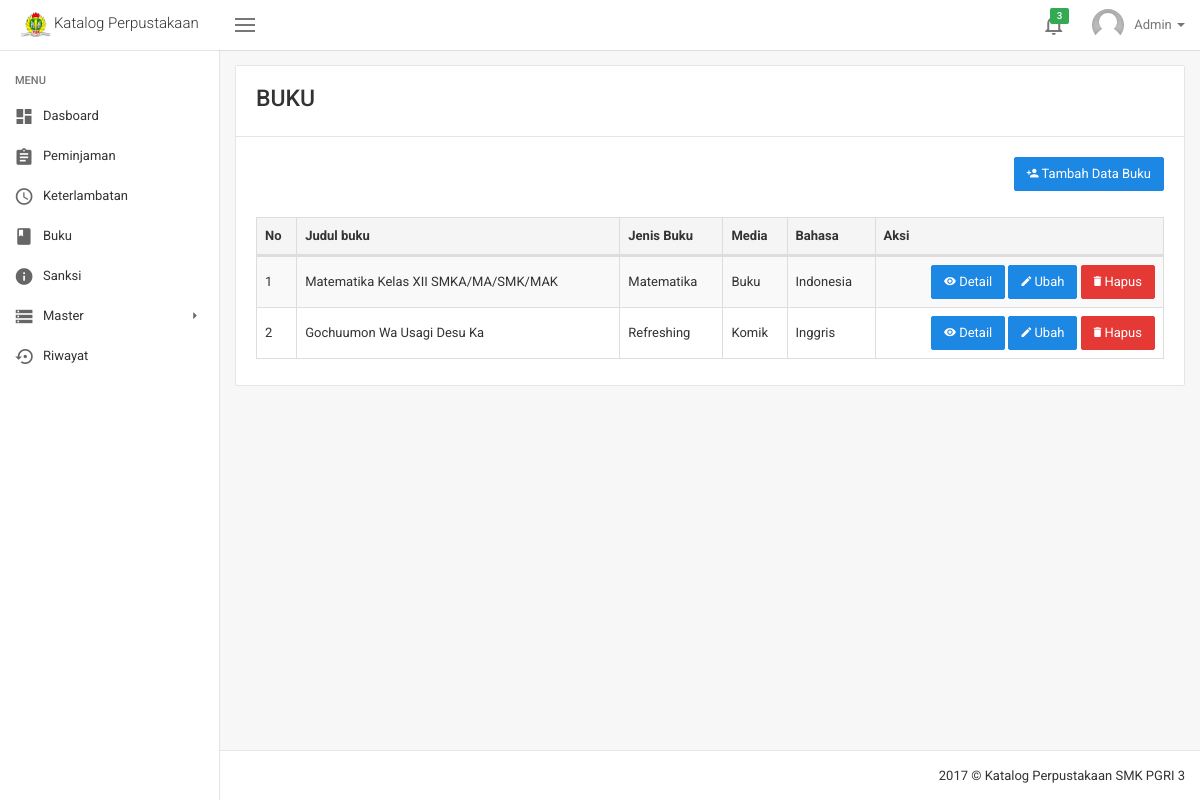
/buku.php (signed in), run on the app's committed database.
### tables this page shows
CREATE TABLE `verifikasi` (
  `id_verifikasi` int(12) NOT NULL,
  `id_user` int(12) NOT NULL,
  `username_user` varchar(225) NOT NULL,
  `email_user` varchar(225) NOT NULL,
  `password_user` varchar(225) NOT NULL,
  `role_user` enum('Admin','User') NOT NULL
);

CREATE TABLE `user` (
  `id_user` int(12) NOT NULL,
  `no_induk` varchar(225) NOT NULL,
  `nama` varchar(225) NOT NULL,
  `foto_user` varchar(225) NOT NULL,
  `jabatan` varchar(225) NOT NULL,
  `kelas` varchar(225) NOT NULL,
  `no_hp` varchar(15) NOT NULL,
  `alamat` text NOT NULL,
  `tgl_entri` date NOT NULL,
  `verifikasi` enum('Sudah','Belum') NOT NULL
);

CREATE TABLE `buku` (
  `id_buku` int(12) NOT NULL,
  `judul_buku` varchar(225) NOT NULL,
  `judul_singkat` varchar(225) NOT NULL,
  `gambar_buku` varchar(225) NOT NULL,
  `jenis_media` varchar(225) NOT NULL,
  `id_jenis_buku` int(12) NOT NULL,
  `jenis_koleksi` varchar(225) NOT NULL,
  `kota_terbit` varchar(225) NOT NULL,
  `penerbit` varchar(225) NOT NULL,
  `tahun_terbit` date NOT NULL,
  `biografi` text NOT NULL,
  `bahasa` varchar(225) NOT NULL
);

CREATE TABLE `jenis_buku` (
  `id_jenis_buku` int(12) NOT NULL,
  `no_dewery` int(12) NOT NULL,
  `subyek` varchar(250) NOT NULL,
  `deskripsi_jenis_buku` text
);

### buku.php (the view, shortened to what this page needs)
<!DOCTYPE html>
<html lang="en">
  <?php include('script/head_script.php') ?>
  <body class="layout layout-header-fixed layout-left-sidebar-fixed">
    <?php include('menu/header.php') ?>
    <div class="site-main">
      <?php include('menu/sidebar.php') ?>
      <div class="site-content">
        <div class="panel panel-default panel-table">
          <div class="panel-heading">
            <h3 class="m-t-0 m-b-5">BUKU</h3>
          </div>
          <div class="panel-body">
            <div align="right">
              <a href="tambah_siswa.php">
                <button type="button" class="btn btn-primary">
                  <i class="zmdi zmdi-account-add"></i> Tambah Data Buku
                </button>
              </a>
            </div>
            <br>
            <div class="table-responsive">
<?php
  $query_buku = "SELECT a.id_buku, a.judul_buku, a.id_jenis_buku, b.subyek, a.jenis_media,
                  a.bahasa FROM buku AS a INNER JOIN jenis_buku AS b WHERE a.id_jenis_buku = b.id_jenis_buku" ;
  $result_buku = mysqli_query($con, $query_buku);
?>
              <table class="table table-striped table-bordered dataTable" id="dataTable">
                <thead>
                  <tr>
                    <th>No</th>
                    <th>Judul buku</th>
                    <th>Jenis Buku</th>
                    <th>Media</th>
                    <th>Bahasa</th>
                    <th>Aksi</th>
                  </tr>
                </thead>
                <tbody>
<?php
  $no_buku = 1;
  while($data_buku = mysqli_fetch_assoc($result_buku)){
                  echo '<tr>
                    <td>'.$no_buku.'</td>
                    <td>'.$data_buku['judul_buku'].'</td>
                    <td>'.$data_buku['subyek'].'</td>
                    <td>'.$data_buku['jenis_media'].'</td>
                    <td>'.$data_buku['bahasa'].'</td>
                    <td align="right">
                      <a href="detail_buku.php">
                        <button type="button" class="btn btn-primary">
                          <i class="zmdi zmdi-eye"></i> Detail
                        </button>
                      </a>
                      <a href="ubah_buku.php">
                        <button type="button" class="btn btn-primary">
                          <i class="zmdi zmdi-edit"></i> Ubah
                        </button>
                      </a>
                      <a href="proses/hapus_siswa.php">
                        <button type="button" class="btn btn-danger">
                          <i class="zmdi zmdi-delete"></i> Hapus
                        </button>
                      </a>
                    </td>
                  </tr>';
                  $no_buku++;
                }
?>
                </tbody>
              </table>
            </div>
          </div>
        </div>
      </div>
      <?php include('menu/footer.php') ?>
    </div>
  </body>
</html>

### script/head_script.php (shortened to what this page needs)
<head>
  <link rel="stylesheet" href="asstes/css/vendor.min.css">
  <link rel="stylesheet" href="asstes/css/cosmos.min.css">
  <link rel="stylesheet" href="asstes/css/application.min.css">
  <link rel="stylesheet" href="asstes/css/scrollbar.css">
  <link rel="stylesheet" href="asstes/dist/sweetalert2.min.css">
</head>

### menu/header.php (shortened to what this page needs)
<?php include('system/session.php');
  $query_login = "SELECT a.*, b.* FROM verifikasi AS a INNER JOIN
                  user AS b WHERE a.id_user = b.id_user AND email_user ='$_SESSION[email]'";
  $result_login = mysqli_query($con, $query_login);
  $data_login   = mysqli_fetch_assoc($result_login);
  $username     = $data_login["username_user"];
  $foto_user    = $data_login["foto_user"];
?>
<div class="site-header">
  <nav class="navbar navbar-default">
    <div class="navbar-header" align="center">
      <a class="navbar-brand" href="index.php">
        <img src="img/logo.png" alt="" height="25">
        <span>Katalog Perpustakaan</span>
      </a>
    </div>
    <div class="navbar-collapsible">
      <div id="navbar" class="navbar-collapse collapse">
        <button class="navbar-toggler left-sidebar-collapse pull-left hidden-xs" type="button">
          <span class="hamburger"></span>
        </button>
        <ul class="nav navbar-nav navbar-right">
          <li class="nav-table dropdown">
            <a href="#" class="dropdown-toggle" data-toggle="dropdown" role="button" aria-haspopup="true" aria-expanded="false">
              <span class="nav-cell nav-icon">
                <i class="zmdi zmdi-notifications-none"></i>
              </span>
              <span class="label label-success">3</span>
            </a>
          </li>
          <li class="nav-table dropdown hidden-sm-down">
            <a href="#" class="dropdown-toggle" data-toggle="dropdown" role="button" aria-haspopup="true" aria-expanded="false">
              <span class="nav-cell p-r-10">
                <img class="img-circle" src="img/avatars/<?php echo $foto_user ?>" alt="" width="32" height="32">
              </span>
              <span class="nav-cell"><?php echo $username; ?>
                <span class="caret"></span>
              </span>
            </a>
          </li>
        </ul>
      </div>
    </div>
  </nav>
</div>

### menu/sidebar.php (shortened to what this page needs)
<div class="site-left-sidebar">
  <div class="sidebar-backdrop"></div>
  <div class="custom-scrollbar">
    <ul class="sidebar-menu">
      <li class="menu-title">Menu</li>
      <li>
        <a href="index.php">
          <span class="menu-icon">
            <i class="zmdi zmdi-view-dashboard"></i>
          </span>
          <span class="menu-text">Dasboard</span>
        </a>
      </li>
      <li>
        <a href="peminjaman.php">
          <span class="menu-icon">
            <i class="zmdi zmdi-assignment"></i>
          </span>
          <span class="menu-text">Peminjaman</span>
        </a>
      </li>
      <li>
        <a href="keterlambatan.php">
          <span class="menu-icon">
            <i class="zmdi zmdi-time"></i>
          </span>
          <span class="menu-text">Keterlambatan</span>
        </a>
      </li>
      <li>
        <a href="buku.php">
          <span class="menu-icon">
            <i class="zmdi zmdi-book"></i>
          </span>
          <span class="menu-text">Buku</span>
        </a>
      </li>
      <li>
        <a href="sanksi.php">
          <span class="menu-icon">
            <i class="zmdi zmdi-info"></i>
          </span>
          <span class="menu-text">Sanksi</span>
        </a>
      </li>
      <li class="with-sub">
        <a href="#" aria-haspopup="true">
          <span class="menu-icon">
            <i class="zmdi zmdi-storage"></i>
          </span>
          <span class="menu-text">Master</span>
        </a>
      </li>
      <li>
        <a href="riwayat.php">
          <span class="menu-icon">
            <i class="zmdi zmdi-time-restore-setting"></i>
          </span>
          <span class="menu-text">Riwayat</span>
        </a>
      </li>
    </ul>
  </div>
</div>

### menu/footer.php
<div class="site-footer" align="right">
  <?php $date=date('Y'); echo $date; ?> © Katalog Perpustakaan SMK PGRI 3
</div>

### data on the page
verifikasi: id_user.foto_user (picture), username_user "Admin"
buku: judul_buku "Matematika Kelas XII SMKA/MA/SMK/MAK", id_jenis_buku.subyek "Matematika", jenis_media "Buku", bahasa "Indonesia"
buku: judul_buku "Gochuumon Wa Usagi Desu Ka", id_jenis_buku.subyek "Refreshing", jenis_media "Komik", bahasa "Inggris"
